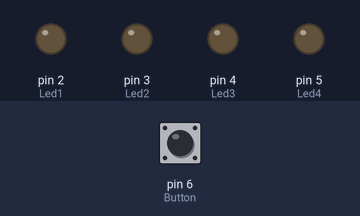
A sketch run on a simulated Arduino Uno, built with avr-gcc and run on an emulated ATmega328P. Parts: output pins drawn as LEDs (lit = HIGH). Dashed ring = blinking. The test bench sets the inputs (shaded band); at power-on: pin 6 (Button) LOW.

Above: at 1.2 s.
1.3 s: pin 6 (Button) pulled HIGH for 0.15 s
At 1.7 s:
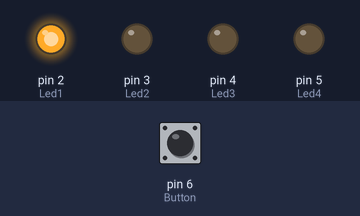
4.4 s: pin 6 (Button) pulled HIGH for 1 s
At 5.3 s:
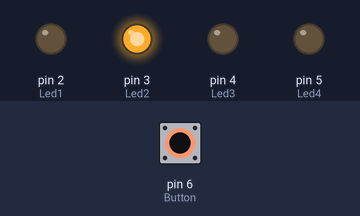
7.9 s: pin 6 (Button) pulled HIGH for 3.2 s
At 9.3 s:
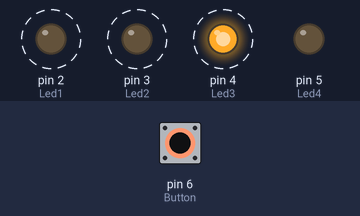
Timing chart, 0 to 13.4 s (numbered marks = the images above; inputs shaded):
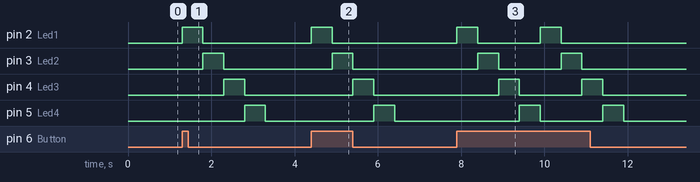

Measured:
- after the input at 1.3 s, pin 2 (Led1): LOW → HIGH at once, → LOW 0.50 s later; pin 3 (Led2): LOW → HIGH after 0.50 s, → LOW 0.50 s later; pin 4 (Led3): LOW → HIGH after 1.0 s, → LOW 0.50 s later; pin 5 (Led4): LOW → HIGH after 1.5 s, → LOW 0.50 s later
- after the input at 4.4 s, pin 2 (Led1): LOW → HIGH at once, → LOW 0.50 s later; pin 3 (Led2): LOW → HIGH after 0.50 s, → LOW 0.50 s later; pin 4 (Led3): LOW → HIGH after 1.0 s, → LOW 0.50 s later; pin 5 (Led4): LOW → HIGH after 1.5 s, → LOW 0.50 s later
- after the input at 7.9 s, pin 2 (Led1): alternates HIGH for 0.50 s and LOW for 1.5 s, 4 changes in all, then stays LOW, starting at once; pin 3 (Led2): alternates HIGH for 0.50 s and LOW for 1.5 s, 4 changes in all, then stays LOW, starting after 0.50 s

The sketch:

LauflichtMitButton_Abgabe.ino
```cpp
/*
	Abgabe von Lauflichtprojekt mit Button

  Datum:		10.11.2022
  Autor:		Tim Bernhard
  		    	Demian Flury
  Klasse:		INF20s
  Version:	V1
*/

// Die Pins werden an Variablen zugeordnet
#define Led1 2
#define	Led2 3
#define	Led3 4
#define Led4 5
#define Button 6

boolean buttonState;

void setup()
{
  // Der PinMode der LEDs wird als Output festgelegt
  pinMode(Led1, OUTPUT);
  pinMode(Led2, OUTPUT);
  pinMode(Led3, OUTPUT);
  pinMode(Led4, OUTPUT);
  // Der PinMode des Buttons wird als Input festgelegt
  pinMode(Button, INPUT);
}

void loop()
{
  //Gibt den aktuellen Wert des Buttons in eine Variable
  buttonState = digitalRead(Button);

  //Wenn buttonState true ist wird die das Statement ausgeführt
  if (buttonState) {
  digitalWrite(Led1, HIGH); //Licht ein
  digitalWrite(Led2, LOW); //Licht aus
  digitalWrite(Led3, LOW); //Licht aus
  digitalWrite(Led4, LOW); //Licht aus
  delay(500); // Wait for 1000 millisecond(s)
  digitalWrite(Led1, LOW);
  digitalWrite(Led2, HIGH);
  digitalWrite(Led3, LOW);
  digitalWrite(Led4, LOW);
  delay(500); // Wait for 1000 millisecond(s)
  digitalWrite(Led1, LOW);
  digitalWrite(Led2, LOW);
  digitalWrite(Led3, HIGH);
  digitalWrite(Led4, LOW);
  delay(500); // Wait for 1000 millisecond(s)
  digitalWrite(Led1, LOW);
  digitalWrite(Led2, LOW);
  digitalWrite(Led3, LOW);
  digitalWrite(Led4, HIGH);
  delay(500); // Wait for 1000 millisecond(s)
  }
  digitalWrite(Led4, LOW); //muss schlussendlich wieder ausgeschalten sein
}
```
